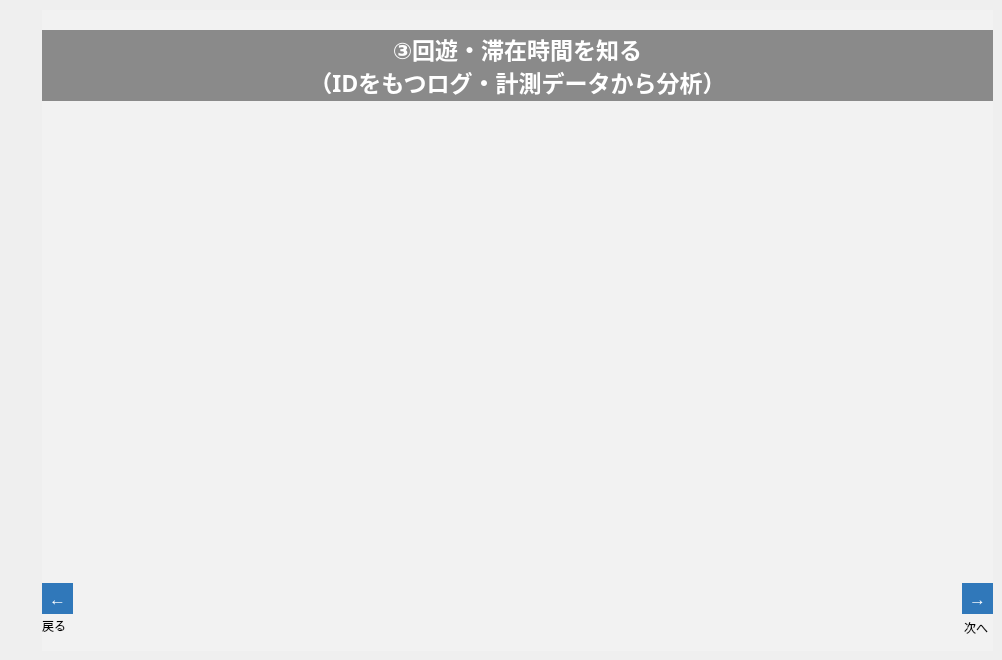
   <widget class="QWidget" name="tab_17">
    <attribute name="title">
     <string>003_template</string>
    </attribute>
    <widget class="QFrame" name="frame_20">
     <property name="geometry">
      <rect>
       <x>42</x>
       <y>10</y>
       <width>951</width>
       <height>641</height>
      </rect>
     </property>
     <property name="styleSheet">
      <string notr="true">background-color: rgb(242, 242, 242);</string>
     </property>
     <property name="frameShape">
      <enum>QFrame::NoFrame</enum>
     </property>
     <property name="frameShadow">
      <enum>QFrame::Plain</enum>
     </property>
     <property name="lineWidth">
      <number>0</number>
     </property>
     <widget class="QLabel" name="label_100">
      <property name="geometry">
       <rect>
        <x>922</x>
        <y>610</y>
        <width>31</width>
        <height>16</height>
       </rect>
      </property>
      <property name="text">
       <string>次へ</string>
      </property>
     </widget>
     <widget class="QLabel" name="label_101">
      <property name="geometry">
       <rect>
        <x>0</x>
        <y>610</y>
        <width>50</width>
        <height>12</height>
       </rect>
      </property>
      <property name="text">
       <string>戻る</string>
      </property>
     </widget>
     <widget class="QToolButton" name="btn_003__n">
      <property name="geometry">
       <rect>
        <x>920</x>
        <y>573</y>
        <width>31</width>
        <height>31</height>
       </rect>
      </property>
      <property name="font">
       <font>
        <pointsize>13</pointsize>
        <weight>75</weight>
        <bold>true</bold>
       </font>
      </property>
      <property name="styleSheet">
       <string notr="true">background-color: rgb(48,120,186);
color: rgb(255, 255, 255);
border: none;</string>
      </property>
      <property name="text">
       <string>→</string>
      </property>
     </widget>
     <widget class="QToolButton" name="btn_003__b">
      <property name="geometry">
       <rect>
        <x>0</x>
        <y>573</y>
        <width>31</width>
        <height>31</height>
       </rect>
      </property>
      <property name="font">
       <font>
        <pointsize>13</pointsize>
        <weight>75</weight>
        <bold>true</bold>
       </font>
      </property>
      <property name="styleSheet">
       <string notr="true">background-color: rgb(48,120,186);
color: rgb(255, 255, 255);
border: none;</string>
      </property>
      <property name="text">
       <string>←</string>
      </property>
     </widget>
     <widget class="QLabel" name="label_102">
      <property name="geometry">
       <rect>
        <x>0</x>
        <y>20</y>
        <width>951</width>
        <height>71</height>
       </rect>
      </property>
      <property name="font">
       <font>
        <family>游ゴシック</family>
        <pointsize>17</pointsize>
        <weight>75</weight>
        <bold>true</bold>
       </font>
      </property>
      <property name="styleSheet">
       <string notr="true">background-color: rgb(138, 138, 138);
color: rgb(255, 255, 255);</string>
      </property>
      <property name="text">
       <string>③回遊・滞在時間を知る
（IDをもつログ・計測データから分析）</string>
      </property>
      <property name="alignment">
       <set>Qt::AlignCenter</set>
      </property>
     </widget>
    </widget>
   </widget>
